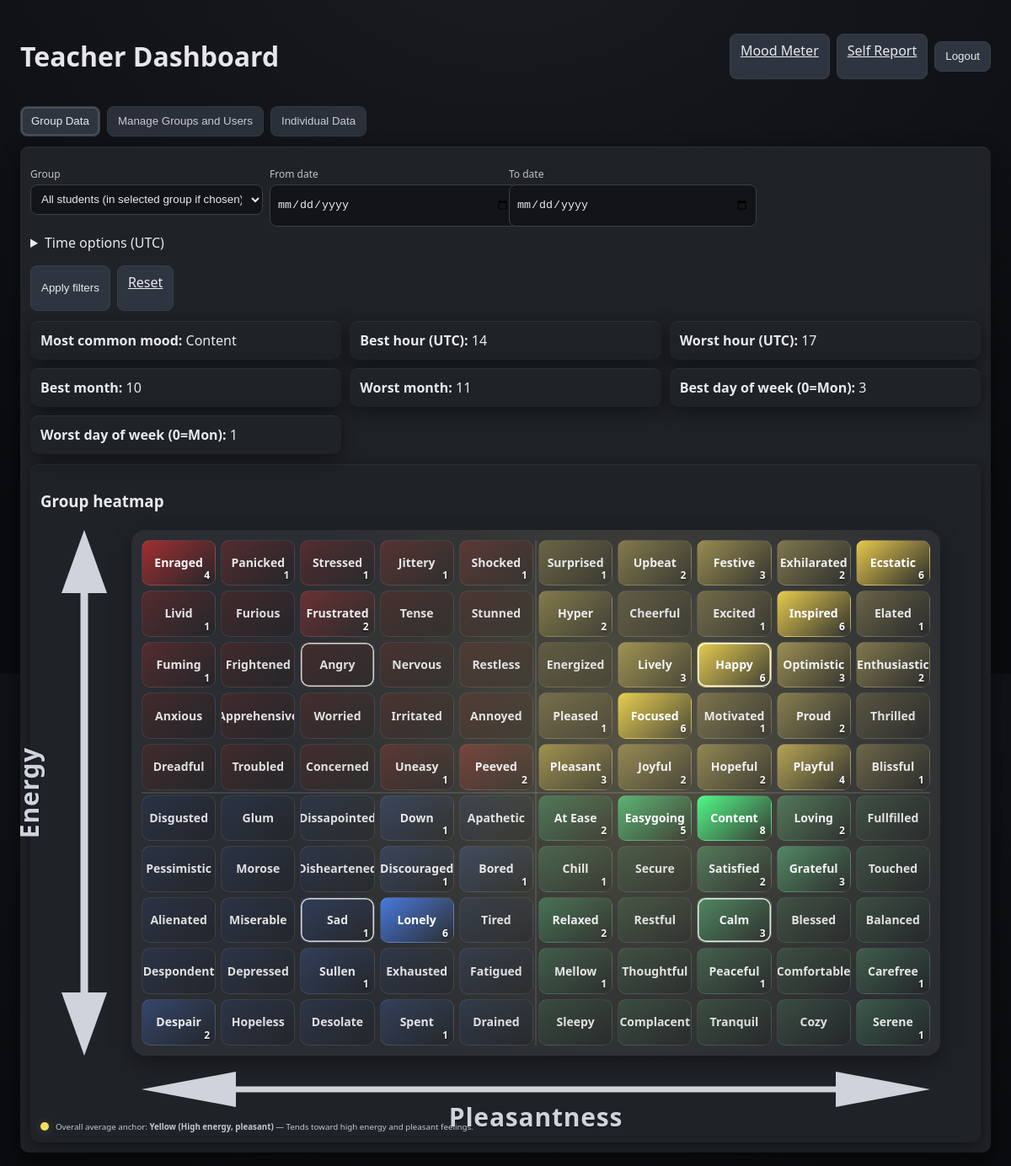
Page /dashboard (signed in) on the committed database.
### app.py (models this page shows)
class MoodSubmission(db.Model):
    __tablename__ = 'mood_submissions'
    id = db.Column(db.Integer, primary_key=True)
    user_id = db.Column(db.String(36), db.ForeignKey('users.id'), nullable=True, index=True)
    user = db.relationship('User', backref=db.backref('mood_submissions', lazy=True))
    x = db.Column(db.Integer, nullable=False)
    y = db.Column(db.Integer, nullable=False)
    label = db.Column(db.String(255), nullable=True)
    chosen_at = db.Column(db.DateTime(timezone=True), nullable=False, index=True)
    ip = db.Column(db.String(45), nullable=True)
    created_at = db.Column(db.DateTime(timezone=True), nullable=False, default=lambda: datetime.now(timezone.utc), index=True)
    session_id = db.Column(db.Integer, db.ForeignKey('sessions.id'), nullable=True, index=True)

### app.py (the view, shortened to what this page needs)
@app.route('/dashboard')
def dashboard():
    if not getattr(current_user, 'is_authenticated', False):
        return redirect(url_for('login_view'))
    grid = get_label_grid()
    df, dt, tf, tt = _parse_dt_filters()
    is_super = getattr(current_user, 'role', 'student') == 'super'
    self_mode = request.args.get('self') in ('1', 'true', 'True')
    if current_user.role in ('teacher', 'super'):
        group_id = request.args.get('group_id', type=int)
        student_id = request.args.get('student_id')
        student_email = request.args.get('student_email')
        if (not student_id) and student_email:
            u = User.query.filter_by(email=student_email).first()
            if u:
                student_id = u.id
        submissions_query = MoodSubmission.query
        if group_id:
            member_ids = [m.student_id for m in GroupMember.query.filter_by(group_id=group_id).all()]
            if member_ids:
                submissions_query = submissions_query.filter(MoodSubmission.user_id.in_(member_ids))
            else:
                submissions_query = submissions_query.filter(False)
        if student_id:
            submissions_query = submissions_query.filter(MoodSubmission.user_id == student_id)
        submissions_query = _apply_filters(submissions_query, df, dt, tf, tt)
        subs = submissions_query.all()
        stats = _compute_stats(subs)
        student_stats = None
        student_user = None
        if student_id:
            s_query = MoodSubmission.query.filter(MoodSubmission.user_id == student_id)
            s_query = _apply_filters(s_query, df, dt, tf, tt)
            student_stats = _compute_stats(s_query.all())
            student_user = User.query.get(student_id)
        if is_super:
            groups = Group.query.order_by(Group.name.asc()).all()
        else:
            groups = Group.query.filter_by(teacher_id=current_user.get_id()).order_by(Group.name.asc()).all()
        all_students = User.query.filter(User.role == 'student').order_by(User.name.asc(), User.email.asc()).all()
        all_teachers = []
        if is_super:
            all_teachers = User.query.filter(User.role == 'teacher').order_by(User.name.asc(), User.email.asc()).all()
        current_group = None
        current_members = []
        current_teacher = None
        selected_gid = group_id or (groups[0].id if groups else None)
        if selected_gid:
            current_group = Group.query.get(selected_gid)
            if current_group and (is_super or current_group.teacher_id == current_user.get_id()):
                gms = GroupMember.query.filter_by(group_id=selected_gid).all()
                for gm in gms:
                    u = gm.student
                    current_members.append({
                        'id': u.id,
                        'name': u.name,
                        'email': u.email,
                    })
                if current_group.teacher:
                    t = current_group.teacher
                    current_teacher = {'id': t.id, 'name': t.name, 'email': t.email}
            else:
                current_group = None
                current_members = []
                current_teacher = None
        return render_template(
            'teacher_dashboard.html',
            grid=grid,
            size=(10 if grid else 0),
            stats=stats,
            groups=groups,
            current_group_id=group_id,
            current_group=current_group,
            current_members=current_members,
            all_students=all_students,
            all_teachers=all_teachers,
            current_teacher=current_teacher,
            student_stats=student_stats,
            student_user=student_user,
            filters={'date_from': df, 'date_to': dt, 'time_from': tf, 'time_to': tt},
            is_super=is_super,
        )

### templates/teacher_dashboard.html (shortened to what this page needs)
<!doctype html>
<html lang="en">
<head>
  <link rel="stylesheet" href="https://unpkg.com/modern-css-reset/dist/reset.min.css">
  <link rel="stylesheet" href="{{ url_for('static', filename='css/styles.css') }}" />
</head>
<body>
  <div class="dash-container">
    <div class="dash-header">
      <h1>{% if is_super %}Super Admin Dashboard{% else %}Teacher Dashboard{% endif %}</h1>
      <div style="display:flex; gap:8px; align-items:center;">
        <a class="btn" href="{{ url_for('index') }}">Mood Meter</a>
        <a class="btn" href="{{ url_for('dashboard', self=1) }}">Self Report</a>
        <form method="post" action="{{ url_for('logout_view') }}"><button class="btn" type="submit">Logout</button></form>
      </div>
    </div>
    <div class="tabbar" role="tablist" aria-label="Teacher dashboard sections">
      <button id="tab-group" class="tab-btn" data-tab="group" role="tab" aria-selected="false" aria-controls="panel-group">Group Data</button>
      {% if is_super %}
        <button id="tab-manage-students" class="tab-btn" data-tab="manage-students" role="tab" aria-selected="false" aria-controls="panel-manage-students">Manage Students</button>
        <button id="tab-manage-teachers" class="tab-btn" data-tab="manage-teachers" role="tab" aria-selected="false" aria-controls="panel-manage-teachers">Manage Teachers</button>
      {% else %}
        <button id="tab-manage" class="tab-btn" data-tab="manage" role="tab" aria-selected="false" aria-controls="panel-manage">Manage Groups and Users</button>
      {% endif %}
      <button id="tab-individual" class="tab-btn" data-tab="individual" role="tab" aria-selected="false" aria-controls="panel-individual">Individual Data</button>
    </div>
    <div class="tab-panels">
      <section id="panel-group" class="tab-panel" role="tabpanel" aria-labelledby="tab-group" tabindex="0" data-tab="group">
        <div class="card">
          <form class="filter-form" method="get" action="{{ url_for('dashboard') }}">
            <div class="filters">
              <div>
                <label for="group_id_tab">Group</label>
                <select id="group_id_tab" name="group_id">
                  <option value="">All students (in selected group if chosen)</option>
                </select>
              </div>
              <div>
                <label for="date_from_tab">From date</label>
                <input type="date" id="date_from_tab" name="date_from" value="{{ filters.date_from or '' }}" />
              </div>
              <div>
                <label for="date_to_tab">To date</label>
                <input type="date" id="date_to_tab" name="date_to" value="{{ filters.date_to or '' }}" />
              </div>
              <div style="grid-column: span 4;">
                <details {% if filters.time_from or filters.time_to %}open{% endif %}>
                  <summary>Time options (UTC)</summary>
                </details>
              </div>
              <div style="grid-column: span 4; display:flex; gap:8px;">
                <button class="btn" type="submit">Apply filters</button>
                <a class="btn" href="{{ url_for('dashboard') }}">Reset</a>
              </div>
            </div>
          </form>
          <div class="stats-grid">
            <div class="card"><strong>Most common mood:</strong> {{ stats.most_common_mood or '—' }}</div>
            <div class="card"><strong>Best hour (UTC):</strong> {{ stats.best_hour if stats.best_hour is not none else '—' }}</div>
            <div class="card"><strong>Worst hour (UTC):</strong> {{ stats.worst_hour if stats.worst_hour is not none else '—' }}</div>
            <div class="card"><strong>Best month:</strong> {{ stats.best_month if stats.best_month is not none else '—' }}</div>
            <div class="card"><strong>Worst month:</strong> {{ stats.worst_month if stats.worst_month is not none else '—' }}</div>
            <div class="card"><strong>Best day of week (0=Mon):</strong> {{ stats.best_dow if stats.best_dow is not none else '—' }}</div>
            <div class="card"><strong>Worst day of week (0=Mon):</strong> {{ stats.worst_dow if stats.worst_dow is not none else '—' }}</div>
          </div>
          <div class="card" style="margin-top:12px;">
            <h3 style="margin-bottom:10px">Group heatmap</h3>
            <div class="axes-layout">
              <div class="axis-y" aria-hidden="true">
                <div class="axis-label axis-label-y">Energy</div>
              </div>
              <div class="grid-wrapper">
                <div class="grid" role="grid" aria-label="Heatmap grid"
                     data-avg-tx="{{ stats.avg_tx if stats.avg_tx is not none else '' }}"
                     data-avg-ty="{{ stats.avg_ty if stats.avg_ty is not none else '' }}"
                     data-date-from="{{ filters.date_from or '' }}"
                     data-date-to="{{ filters.date_to or '' }}"
                     data-time-from="{{ filters.time_from or '' }}"
                     data-time-to="{{ filters.time_to or '' }}"
                     data-group-id="{{ current_group_id or '' }}">
                  {% set maxc = stats.max_count or 0 %}
                  {% for y in range(size) %}
                    <div class="row" role="row">
                      {% for x in range(size) %}
                        {% set c = stats.heatmap[y][x] %}
                        {% set t = (c / maxc) if maxc else 0 %}
                        {% set label = grid[y][x] %}
                        <div class="cell" data-x="{{ x }}" data-y="{{ y }}" data-intensity="{{ t }}" data-count="{{ c }}" data-cell-label="{{ label }}">
                          <span class="cell-label">{{ label }}</span>
                          {% if c %}<span class="heat-count">{{ c }}</span>{% endif %}
                        </div>
                      {% endfor %}
                    </div>
                  {% endfor %}
                </div>
              </div>
              <div class="axis-x" aria-hidden="true">
                <div class="axis-label axis-label-x">Pleasantness</div>
              </div>
            </div>
            {% if stats.avg_x is not none %}
            <div class="avg-legend" aria-live="polite">
              {% set quad = stats.avg_quadrant or '' %}
              {% if quad == 'red' %}{% set dot_class = 'q-red' %}
              {% elif quad == 'yellow' %}{% set dot_class = 'q-yellow' %}
              {% elif quad == 'blue' %}{% set dot_class = 'q-blue' %}
              {% else %}{% set dot_class = 'q-green' %}{% endif %}
              <span class="dot {{ dot_class }}"></span>
              <span class="label">Overall average anchor: <strong>{{ stats.avg_quadrant_label }}</strong>{% if stats.avg_meaning %} — {{ stats.avg_meaning }}{% endif %}</span>
            </div>
            {% endif %}
          </div>
        </div>
      </section>
    </div>
                {% set maxc = stats.max_count or 0 %}
  </div>
</body>
</html>

### rows in the picture
MoodSubmission: label "Content"
MoodSubmission: label "Panicked", x "1"
MoodSubmission: label "Livid", y "1"
MoodSubmission: label "Excited", y "1"
MoodSubmission: label "Elated", y "1"

### other values in the picture
{{ stats.best_hour if stats.best_hour is not none else '—' }} "14"
{{ stats.worst_hour if stats.worst_hour is not none else '—' }} "17"
{{ stats.best_month if stats.best_month is not none else '—' }} "10"
{{ stats.worst_month if stats.worst_month is not none else '—' }} "11"
{{ stats.best_dow if stats.best_dow is not none else '—' }} "3"
{{ stats.worst_dow if stats.worst_dow is not none else '—' }} "1"
{{ label }} "Enraged" "Stressed" "Jittery" "Shocked" "Surprised" "Upbeat" "Festive" "Exhilarated" "Ecstatic" "Furious" "Frustrated" "Tense" "Stunned" "Hyper" "Cheerful" "Inspired" "Fuming" "Frightened" "Angry" "Nervous" "Restless" "Energized" "Lively" "Happy" "Optimistic" "Enthusiastic" "Anxious" "Worried" "Irritated" "Annoyed" "Pleased" "Focused" "Motivated" "Proud" "Thrilled" "Dreadful" "Troubled" "Concerned" "Uneasy" "Peeved" "Pleasant" "Joyful" "Hopeful" "Playful" "Blissful" "Disgusted" "Glum" "Down" "Apathetic" "At Ease" "Easygoing" "Content" "Loving" "Fullfilled" "Pessimistic" "Morose" "Discouraged" "Bored" "Chill" "Secure" "Satisfied" "Grateful" "Touched" "Alienated" "Miserable" "Sad" "Lonely" "Tired" "Relaxed" "Restful" "Calm" "Blessed" "Balanced" "Despondent" "Depressed" "Sullen" "Exhausted" "Fatigued" "Mellow" "Thoughtful" "Peaceful" "Comfortable" "Carefree" "Despair" "Hopeless" "Desolate" "Spent" "Drained" "Sleepy" "Complacent" "Tranquil" "Cozy" "Serene"
{{ c }} "4" "1" "1" "1" "1" "2" "3" "2" "6" "2" "2" "6" "1" "3" "6" "3" "2" "1" "6" "1" "2" "1" "2" "3" "2" "2" "4" "1" "1" "2" "5" "8" "2" "1" "1" "1" "2" "3" "1" "6" "2" "3" "1" "1" "1" "1" "2" "1" "1"
{{ stats.avg_quadrant_label }} "Yellow (High energy, pleasant)"
{{ stats.avg_meaning }} "Tends toward high energy and pleasant feelings."
